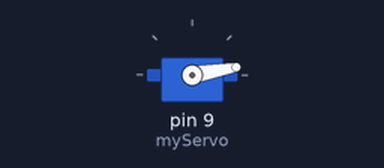
The sketch below on a simulated Arduino Uno, built with avr-gcc and run on an emulated ATmega328P. On the bench: servo.

Above: at 0.05 s.
At 1.75 s:
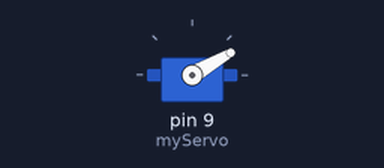
At 3.5 s:
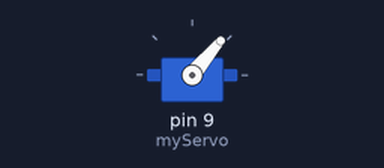
At 7.0 s:
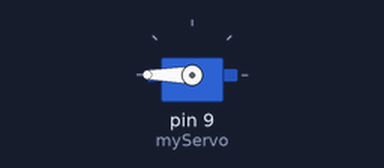
Timing chart, 0 to 9.1 s (numbered marks = the images above):
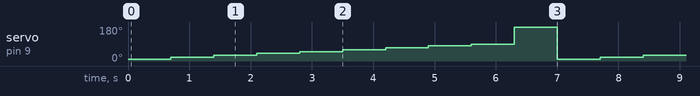

The sketch:

servoRotation.ino
```cpp
#include <Servo.h>

Servo myServo;

void setup() {
  myServo.attach(9);
}

void loop() {

  myServo.write(10);
  delay(700);
  myServo.write(20);
  delay(700);
  myServo.write(30);
  delay(700);
  myServo.write(40);
  delay(700);
  myServo.write(50);
  delay(700);
  myServo.write(60);
  delay(700);
  myServo.write(70);
  delay(700);
  myServo.write(80);
  delay(700);
  myServo.write(90);
  delay(700);
  myServo.write(180);
  delay(700);
}
```

Measured:
- by itself, servo on pin 9 (myServo): repeats every 7.0 s: 30° 0.70 s, 40° 0.70 s, 50° 0.70 s, 60° 0.70 s, 70° 0.70 s, 80° 0.70 s, 90° 0.70 s, 180° 0.70 s, 10° 0.70 s, 20° 0.70 s
